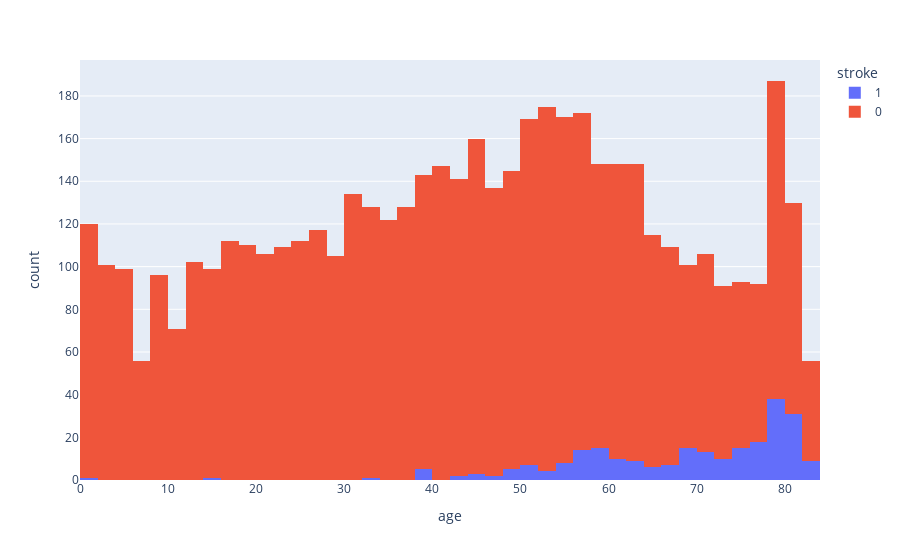

The notebook cell saved with this chart:
### Code cell
px.histogram(df, x='age', color= 'stroke',facet_col_spacing=10)

### Figure 1 — Plotly figure (JSON) as saved in the notebook; plotly's stock layout.template omitted (floating-point values rounded to 4 significant figures; data arrays with more than 128 entries replaced by an {"elided": "..."} marker saying what was removed)
{"data": [{"alignmentgroup": "True", "bingroup": "x", "hovertemplate": "stroke=1<br>age=%{x}<br>count=%{y}<extra></extra>", "legendgroup": "1", "marker": {"color": "#636efa"}, "name": "1", "offsetgroup": "1", "orientation": "v", "showlegend": true, "type": "histogram", "x": {"elided": "249 float values"}, "xaxis": "x", "yaxis": "y"}, {"alignmentgroup": "True", "bingroup": "x", "hovertemplate": "stroke=0<br>age=%{x}<br>count=%{y}<extra></extra>", "legendgroup": "0", "marker": {"color": "#EF553B"}, "name": "0", "offsetgroup": "0", "orientation": "v", "showlegend": true, "type": "histogram", "x": {"elided": "4861 float values"}, "xaxis": "x", "yaxis": "y"}], "layout": {"barmode": "relative", "legend": {"title": {"text": "stroke"}, "tracegroupgap": 0}, "margin": {"t": 60}, "xaxis": {"anchor": "y", "domain": [0, 1], "title": {"text": "age"}}, "yaxis": {"anchor": "x", "domain": [0, 1], "title": {"text": "count"}}}}
